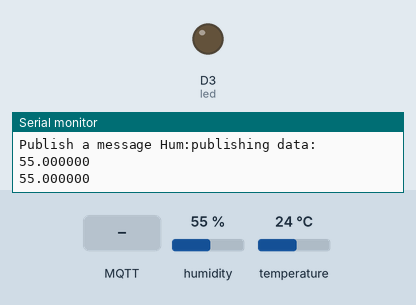
This sketch was run on a simulated ESP8266 (NodeMCU). Shown: output pins drawn as LEDs (lit = HIGH), the last lines printed to the serial monitor. Inputs (shaded band) come from the test bench; at power-on: humidity 55 %, temperature 24 °C. WiFi joins after 1.5 s; servers stay silent unless stated; no MQTT or app messages arrive unless stated.

Above: at 2.8 s.
2.9 s: MQTT message "1" arrives on the first subscribed topic
At 4.9 s:
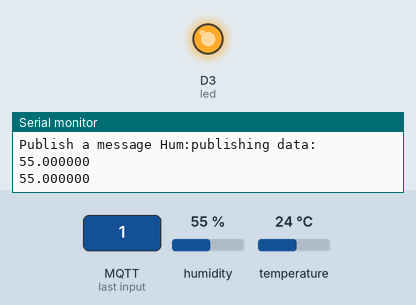
6.1 s: MQTT message "0" arrives on the first subscribed topic
At 8.1 s:
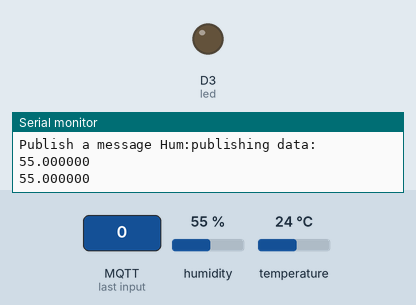
Timing chart, 0 to 9.6 s (numbered marks = the images above; inputs shaded):
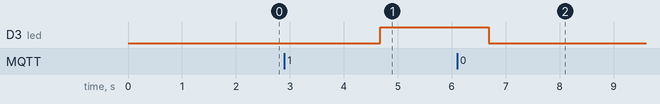

The sketch:

ubidots_broker_mqtt.ino
```cpp
#include <ESP8266WiFi.h>
#include <PubSubClient.h>
#include "DHT.h"
#define DHTPIN D2
#define DHTTYPE DHT22
#define led D3
DHT dht(DHTPIN, DHTTYPE);
const char* ssid = "nijas2012";
const char* password = "urwombonye";
#define TOKEN "A1E-BgFDEzhAYKGbZJ1q1dpWDS5W36Fklw"
#define MQTT_CLIENT_NAME "Janvier"
#define Variable_label "temperature"
#define Variable_label2 "humidity"
#define Variable_label_subscribe "relay"
#define device_label "home-automation"
//const char* mqtt_server = "broker.mqttdashboard.com";
const char* mqttbroker = "things.ubidots.com";
//const char* mqttbroker = "broker.mqttdashboard.com";
char payload[100];
char topic[50];
char topicSubscribe[150];
char sensor_data[10];
WiFiClient ubidots;
PubSubClient client(ubidots);

void reconnect() {
  // Loop until we're reconnected
  while (!client.connected())
  {
    Serial.print("Attempting MQTT connection...");
    if (client.connect(MQTT_CLIENT_NAME,TOKEN,""))
    {
      Serial.println("connected");
      client.subscribe(topicSubscribe);
    } else {
      Serial.print("failed, rc=");
      Serial.print(client.state());
      Serial.println(" try again in 5 seconds");
      // Wait 6 seconds before retrying
      delay(1000);
    }
  }
}
void callback(char* topic, byte* payload, unsigned int length)
{
  Serial.print("MESSAGE ARRIVED: [");
  Serial.print("Subscribed to Topic: ");
  Serial.print(topic);

  int p =(char)payload[0]-'0';
  if(p==0)
  {
    digitalWrite(led, LOW);
    Serial.println(" Turning Off LED! ");
  }
  if(p==1)
  {
    digitalWrite(led, HIGH);
    Serial.println(" Turning On LED! ");
  }
  Serial.println();
}

void setup_wifi() {
   delay(100);
  // We start by connecting to a WiFi network
    Serial.print("Connecting to ");
    Serial.println(ssid);
    WiFi.begin(ssid, password);
    while (WiFi.status() != WL_CONNECTED)
    {
      delay(50);
      Serial.print(".");
    }
  randomSeed(micros());
  Serial.println("");
  Serial.println("WiFi connected");
  Serial.println("IP address: ");
  Serial.println(WiFi.localIP());
}
void setup() {
  Serial.begin(115200);
  Serial.println("DHTxx test!");
  pinMode(led,OUTPUT);
  setup_wifi();
  dht.begin();
  client.setServer(mqttbroker, 1883);
  reconnect();
  sprintf(topicSubscribe,"/v1.6/devices/%s/%s/Lv",device_label,Variable_label_subscribe);

}
void loop() {
  delay(1000);
  if (!client.connected()) {
  reconnect();
  }
  client.setCallback(callback);
  client.subscribe(topicSubscribe);
  client.loop();
  float h = dht.readHumidity();
  float t = dht.readTemperature();
  float f = dht.readTemperature(true);
  Serial.print("Humidity: ");
  Serial.print(h);
  Serial.print(" %\t");
  Serial.print("Temperature: ");
  Serial.print(t);
  Serial.println(" *C ");
  Serial.print("Publish a message Temp:");
  /*int numt=t;
  char cstr[16];
  itoa(numt,cstr,10);
Serial.println(cstr);*/
    String latbuf;
    latbuf += (String(t, 6));
    Serial.println(latbuf);
Serial.print("Publish a message Hum:");
  /*int numh=h;
  char cshr[16];
  itoa(numh,cshr,10);*/

 Serial.println("publishing data:");
 sprintf(topic,"%s%s","/V1.6/devices/",device_label);
 sprintf(payload,"%s","");
 sprintf(payload,"{\"%s\":",Variable_label);
 sprintf(payload,"%s{\"value\":%s}}",payload,latbuf);
 sprintf(payload,"%s{\"value\":%s}}",payload,latbuf);
 client.publish(topic, payload);
    String lontbuf;
    lontbuf += (String(h, 6));
    Serial.println(lontbuf);
 Serial.println(lontbuf);
 sprintf(payload,"%s","");
 sprintf(payload,"{\"%s\":",Variable_label2);
 sprintf(payload,"%s{\"value\":%s}}",payload,lontbuf);
 client.publish(topic, payload);
  delay(1000);
}
```

Measured:
- after the input at 2.9 s, D3 (led): LOW → HIGH after 1.8 s
- after the input at 6.1 s, D3 (led): HIGH → LOW after 0.58 s
